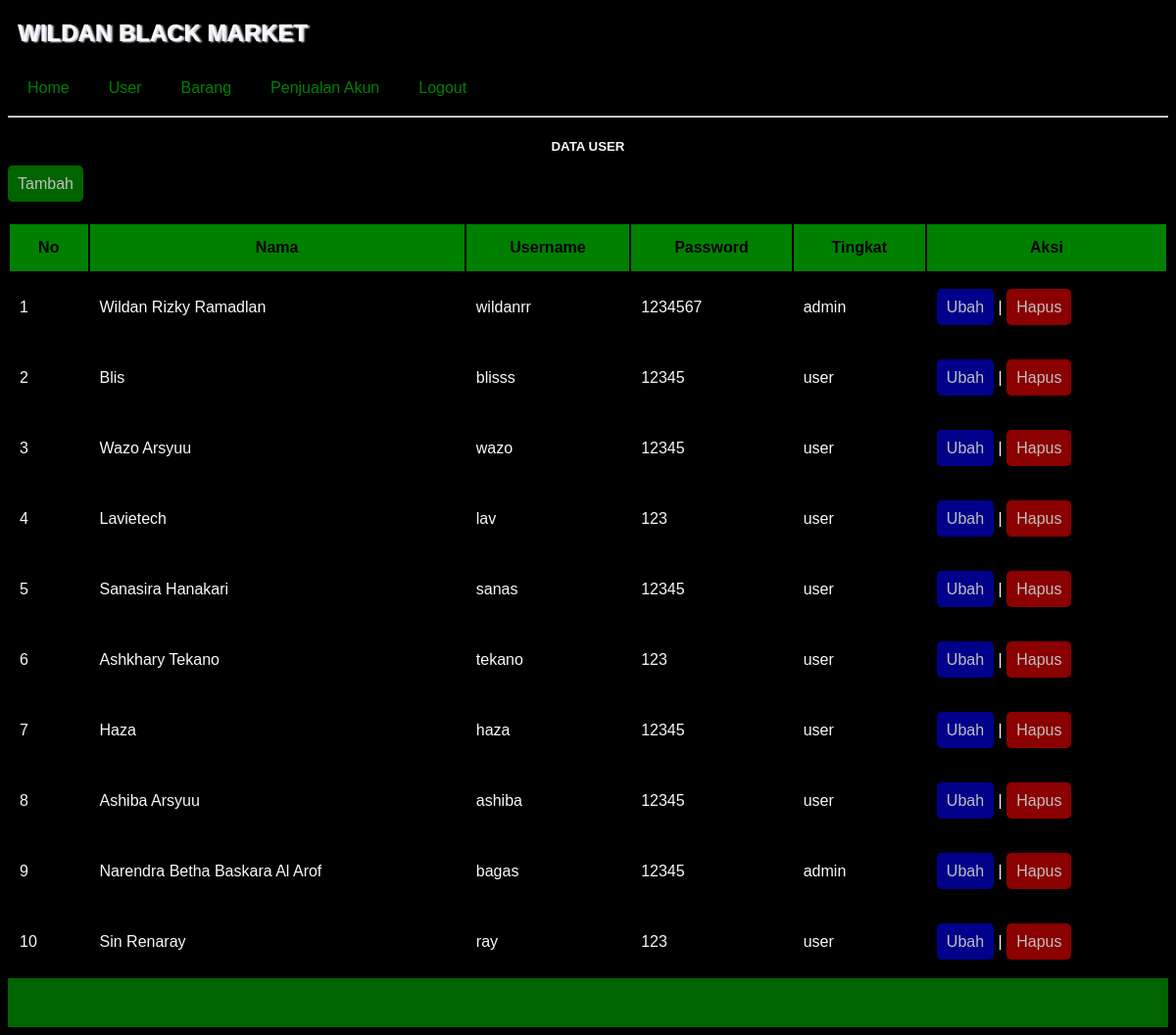
Screenshot of /user.php (signed in) with the database file from the repository.
### tables this page shows
CREATE TABLE `users` (
  `idUsers` int(10) NOT NULL,
  `nama` varchar(30) NOT NULL,
  `username` varchar(20) NOT NULL,
  `password` varchar(15) NOT NULL,
  `tingkat` varchar(5) NOT NULL
);

### user.php (the view, shortened to what this page needs)
<?php
	include "header.php";
?>
<!DOCTYPE html>
<html>
<head>
	<link rel="stylesheet" type="text/css" href="tampilan.css">
</head>
<body>
	<hr>
	<h5>DATA USER</h5>
	<a href="tambah_users.php" class="green">Tambah</a>
	<table>
		<thead>
			<tr>
				<th>No</th>
				<th>Nama</th>
				<th>Username</th>
				<th>Password</th>
				<th>Tingkat</th>
				<th>Aksi</th>
			</tr>
		</thead>
		<tbody>
			<?php
			include "koneksi.php";
			$qry_users=mysqli_query($conn,"select * from users");
			$no=0;
			while ($data_users=mysqli_fetch_array($qry_users)) {
				$no++;?>
				<tr>
					<td><?=$no?></td>
					<td><?=$data_users['nama']?></td>
					<td><?=$data_users['username']?></td>
					<td><?=$data_users['password']?></td>
					<td><?=$data_users['tingkat']?></td>
					<td><a href="ubah_users.php?idUsers=<?=$data_users['idUsers']?>" class="blue">Ubah</a> | <a href="hapus_users.php?idUsers=<?=$data_users['idUsers']?>" class="red" onclick="return confirm('Apakah anda yakin menghapus data ini')">Hapus</a> </td>
				</tr>
				<?php
				}
				?>
		</tbody>
	</table>
</body>
</html>
<?php
	include "footer.php";
?>

### tampilan.css (style rules this page uses)
body { background-color: black; color: green; font-family: sans-serif; }
.green { background-color: darkgreen; float: center; color: silver; font-family: sans-serif; border-radius: 5px; padding: 10px; width: 100px; text-decoration: none; }
.red { background-color: darkred; color: silver; font-family: sans-serif; border-radius: 5px; text-decoration: none; padding: 10px; }
.blue { background-color: darkblue; color: silver; font-family: sans-serif; border-radius: 5px; text-decoration: none; padding: 10px; }
table { width: 100%; margin-top: 30px; }
th { background-color: green; color: black; padding: 15px; }
tr { background-color: black; }
tr:nth-child(2n+0) { background-color: black; }
td { height: 50px; padding: 10px; color: ghostwhite; }
h5 { color: ghostwhite; text-align: center; }

### rows the page displays
users: nama "Wildan Rizky Ramadlan", username "wildanrr", password "1234567", tingkat "admin"
users: nama "Blis", username "blisss", password "12345", tingkat "user"
users: nama "Wazo Arsyuu", username "wazo", password "12345", tingkat "user"
users: nama "Lavietech", username "lav", password "123", tingkat "user"
users: nama "Sanasira Hanakari", username "sanas", password "12345", tingkat "user"
users: nama "Ashkhary Tekano", username "tekano", password "123", tingkat "user"
users: nama "Haza", username "haza", password "12345", tingkat "user"
users: nama "Ashiba Arsyuu", username "ashiba", password "12345", tingkat "user"
users: nama "Narendra Betha Baskara Al Arof", username "bagas", password "12345", tingkat "admin"
users: nama "Sin Renaray", username "ray", password "123", tingkat "user"
